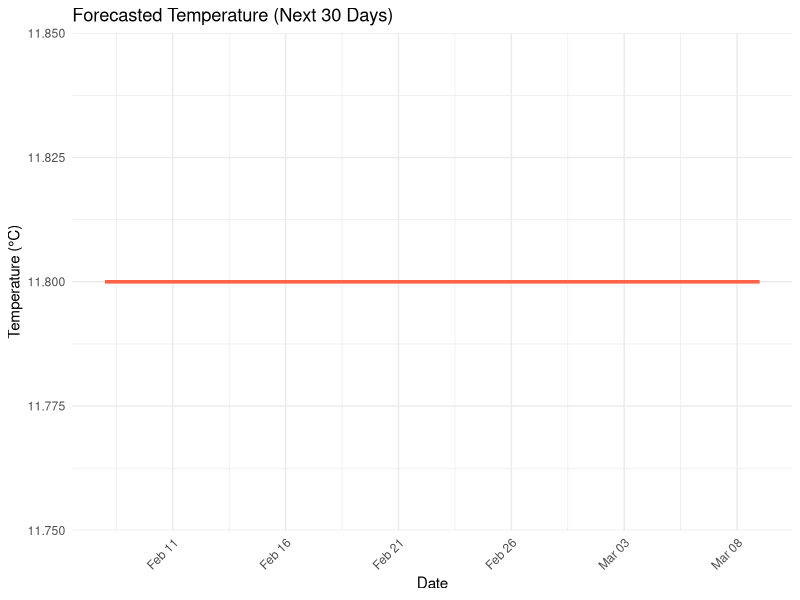
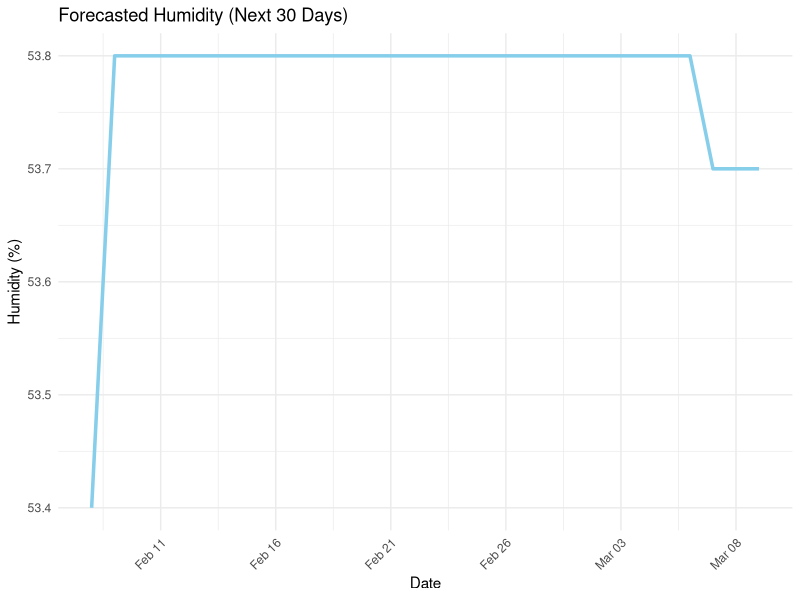
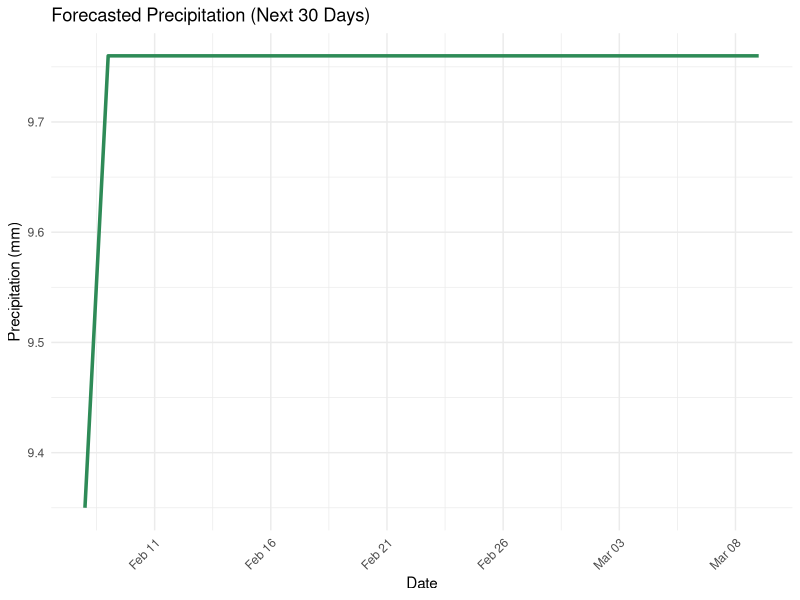
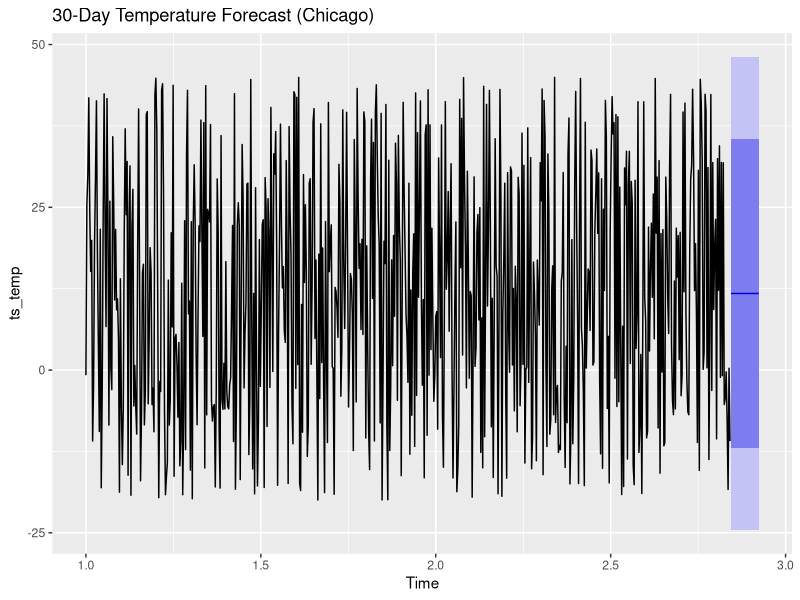
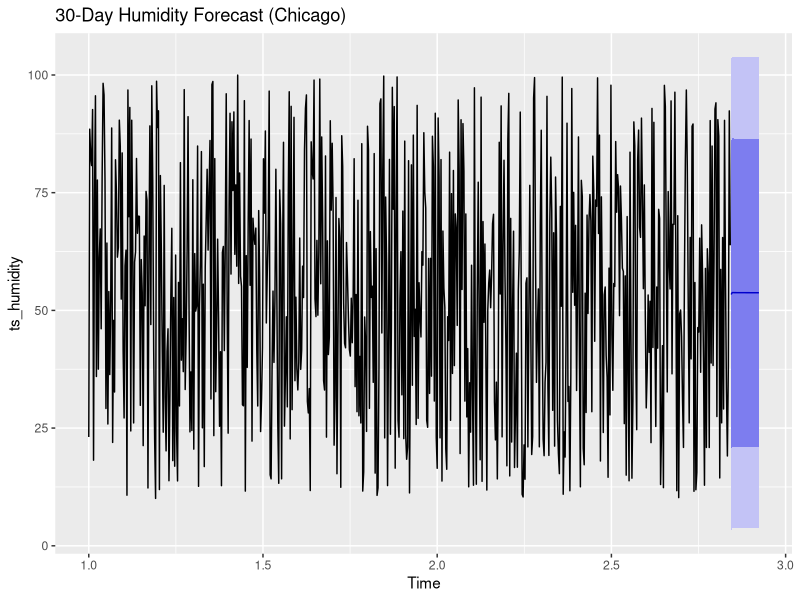
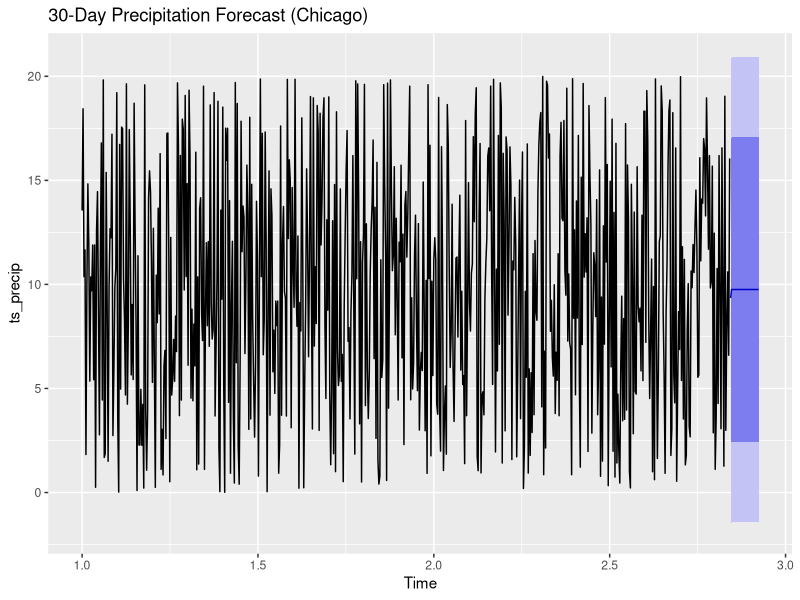

The R source for these figures, in order:
# Load required libraries
library(readr)
library(lubridate)
library(forecast)
library(ggplot2)

# Load the dataset
weather <- read_csv("weather_forecasting_large.csv")

# Convert Date and rename columns
weather$Date <- ymd(weather$Date)
names(weather)[names(weather) == "Temperature (°C)"] <- "Temperature"
names(weather)[names(weather) == "Humidity (%)"] <- "Humidity"
names(weather)[names(weather) == "Precipitation (mm)"] <- "Precipitation"

# Filter for Chicago
city_data <- weather[weather$Location == "Chicago", ]

# Aggregate: group by Date and take mean for each column
city_data_agg <- aggregate(
  cbind(Temperature, Humidity, Precipitation) ~ Date,
  data = city_data,
  FUN = function(x) mean(x, na.rm = TRUE)
)

# Order by date
city_data_agg <- city_data_agg[order(city_data_agg$Date), ]

# Convert columns to time series
ts_temp <- ts(city_data_agg$Temperature, frequency = 365)
ts_humidity <- ts(city_data_agg$Humidity, frequency = 365)
ts_precip <- ts(city_data_agg$Precipitation, frequency = 365)

# Set forecast horizon
forecast_horizon <- 30

# Fit ARIMA models and forecast
model_temp <- auto.arima(ts_temp)
model_humidity <- auto.arima(ts_humidity)
model_precip <- auto.arima(ts_precip)

fc_temp <- forecast(model_temp, h = forecast_horizon)
fc_humidity <- forecast(model_humidity, h = forecast_horizon)
fc_precip <- forecast(model_precip, h = forecast_horizon)

# Create date sequence for forecast
forecast_dates <- seq(
  from = max(city_data_agg$Date) + 1,
  by = "day",
  length.out = forecast_horizon
)

# Create final forecast data frame
forecast_df <- data.frame(
  Date = forecast_dates,
  Temperature = round(fc_temp$mean, 1),
  Humidity = round(fc_humidity$mean, 1),
  Precipitation = round(fc_precip$mean, 2)
)

# Plot only the forecasted Temperature
ggplot(forecast_df, aes(x = Date, y = Temperature)) +
  geom_line(color = "tomato", size = 1.2) +
  labs(title = "Forecasted Temperature (Next 30 Days)",
       x = "Date", y = "Temperature (°C)") +
  scale_x_date(date_labels = "%b %d", date_breaks = "5 days") +
  theme_minimal() +
  theme(axis.text.x = element_text(angle = 45, hjust = 1))

# Plot only the forecasted Humidity
ggplot(forecast_df, aes(x = Date, y = Humidity)) +
  geom_line(color = "skyblue", size = 1.2) +
  labs(title = "Forecasted Humidity (Next 30 Days)",
       x = "Date", y = "Humidity (%)") +
  scale_x_date(date_labels = "%b %d", date_breaks = "5 days") +
  theme_minimal() +
  theme(axis.text.x = element_text(angle = 45, hjust = 1))

# Plot only the forecasted Precipitation
ggplot(forecast_df, aes(x = Date, y = Precipitation)) +
  geom_line(color = "seagreen", size = 1.2) +
  labs(title = "Forecasted Precipitation (Next 30 Days)",
       x = "Date", y = "Precipitation (mm)") +
  scale_x_date(date_labels = "%b %d", date_breaks = "5 days") +
  theme_minimal() +
  theme(axis.text.x = element_text(angle = 45, hjust = 1))


# Print forecast table
print(forecast_df)

# Plot forecasts
autoplot(fc_temp) + ggtitle("30-Day Temperature Forecast (Chicago)")
autoplot(fc_humidity) + ggtitle("30-Day Humidity Forecast (Chicago)")
autoplot(fc_precip) + ggtitle("30-Day Precipitation Forecast (Chicago)")

# Save to CSV
write_csv(forecast_df, "30_day_weather_forecast.csv")
